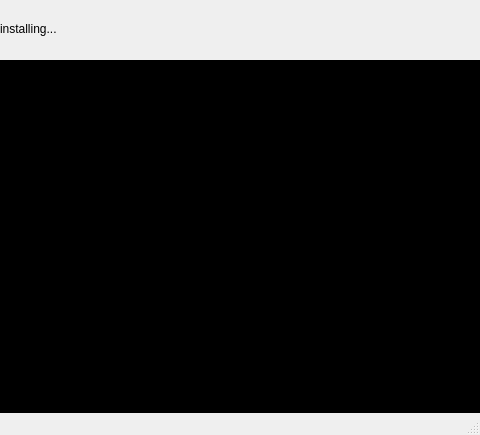
<?xml version="1.0" encoding="UTF-8"?>
<ui version="4.0">
 <class>MainWindow</class>
 <widget class="QMainWindow" name="MainWindow">
  <property name="geometry">
   <rect>
    <x>0</x>
    <y>0</y>
    <width>480</width>
    <height>435</height>
   </rect>
  </property>
  <property name="windowTitle">
   <string>wine</string>
  </property>
  <widget class="QWidget" name="centralwidget">
   <widget class="QLabel" name="label">
    <property name="geometry">
     <rect>
      <x>0</x>
      <y>60</y>
      <width>481</width>
      <height>361</height>
     </rect>
    </property>
    <property name="styleSheet">
     <string notr="true">background-color: rgb(0, 0, 0);
color: rgb(255, 255, 255);</string>
    </property>
    <property name="text">
     <string/>
    </property>
   </widget>
   <widget class="QLabel" name="label_2">
    <property name="geometry">
     <rect>
      <x>0</x>
      <y>20</y>
      <width>181</width>
      <height>17</height>
     </rect>
    </property>
    <property name="text">
     <string>installing...</string>
    </property>
   </widget>
  </widget>
  <widget class="QStatusBar" name="statusbar"/>
 </widget>
 <resources/>
 <connections/>
</ui>
